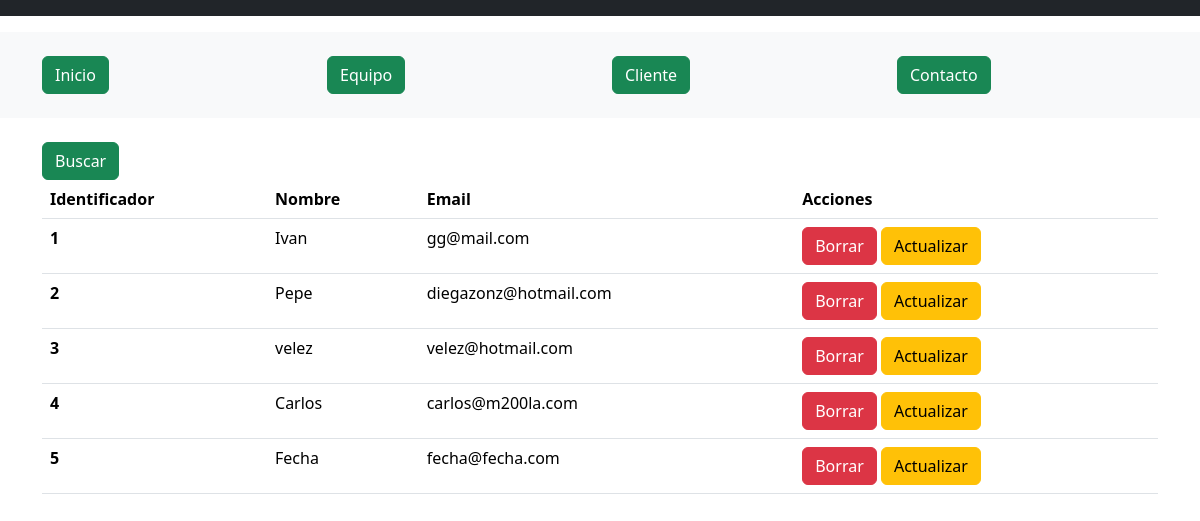
The page /entrega_final/lista_contactos/ on the database its author committed.
### entrega_final/models.py (models this page shows)
class Contacto(models.Model):
    nombre=models.CharField(max_length=100)
    email=models.EmailField()

### entrega_final/views.py (the view)
# urls.py: path('lista_contactos/', views.lista_contactos, name='lista_contactos'),
def lista_contactos(request):
    contactos = Contacto.objects.all()
    return render(request, 'plantillas_final/lista_contactos.html', {'contactos': contactos})

### entrega_final/templates/plantillas_final/lista_contactos.html (shortened to what this page needs)
{% extends "plantillas_final/inicio.html" %}
{% load bootstrap5 %}
{% block cuerpo %}
<div class="container">
  <div class="row">
    <div class="col">
      {% url 'buscar_contacto' as buscar_contacto_url %}
      {% bootstrap_button "Buscar" button_class="btn-success" button_type="link" href=buscar_contacto_url %}
    <div>
  <div>
  <div class="row">
    <div class="col">
        {% if contactos %}
        <table class="table">
            <thead>
                <th scope="col">Identificador</th>
                <th scope="col">Nombre</th>
                <th scope="col">Email</th>
                <th scope="col">Acciones</th>
            </thead>
            {% for p in contactos %}
            <tbody>
                <tr>
                    <th scope="row">{{p.id}} </th>
                    <td> {{p.nombre}} </td>
                    <td> {{p.email}} </td>
                    <td>
                      {% url 'borrar_contacto' identificador=p.id as borrar_contacto_url %}
                      {% url 'actualizar_contacto' identificador=p.id as actualizar_contacto_url %}
                      {% bootstrap_button "Borrar" size="sm" button_class="btn-danger" button_type="link" href=borrar_contacto_url %}
                      {% bootstrap_button "Actualizar" size="sm" button_class="btn-warning" button_type="link" href=actualizar_contacto_url %}
                    </td>
                </tr>
            </tbody>
            {% endfor %}
        </table>
        {% else %}
            <p>No tienes contactos cargados</p>
        {% endif %}
    </div>
  </div>
</div>
{% endblock %}

### rows shown on the page
Contacto: id "1", nombre "Ivan", email "gg@mail.com", bootstrap_button "Borrar", bootstrap_button "Actualizar"
Contacto: id "2", nombre "Pepe", email "diegazonz@hotmail.com", bootstrap_button "Borrar", bootstrap_button "Actualizar"
Contacto: id "3", nombre "velez", email "velez@hotmail.com", bootstrap_button "Borrar", bootstrap_button "Actualizar"
Contacto: id "4", nombre "Carlos", email "carlos@m200la.com", bootstrap_button "Borrar", bootstrap_button "Actualizar"
Contacto: id "5", nombre "Fecha", email "fecha@fecha.com", bootstrap_button "Borrar", bootstrap_button "Actualizar"
